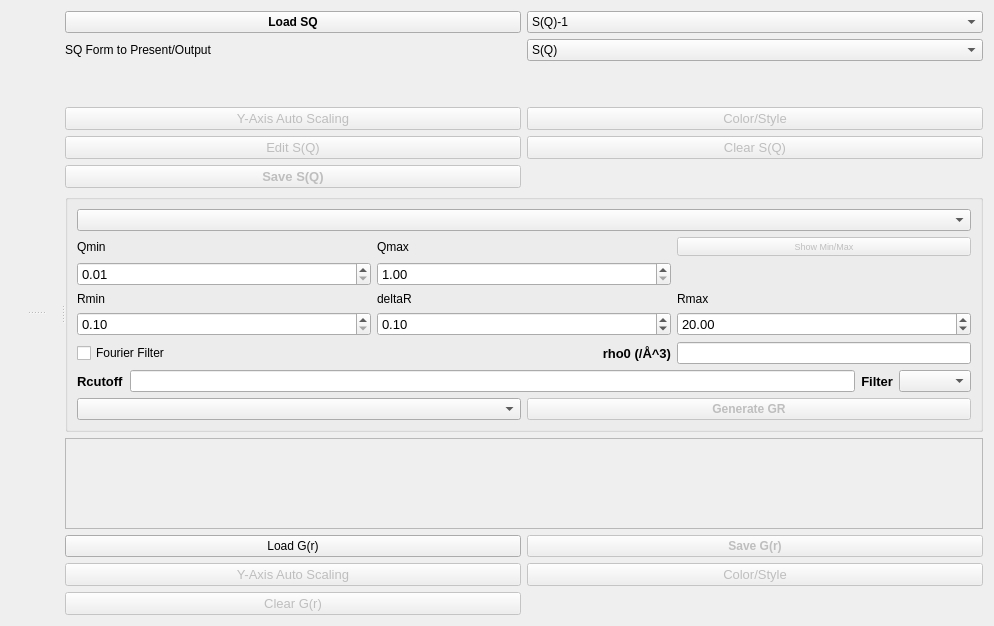
<?xml version="1.0" encoding="UTF-8"?>
<ui version="4.0">
 <class>Form</class>
 <widget class="QWidget" name="Form">
  <property name="geometry">
   <rect>
    <x>0</x>
    <y>0</y>
    <width>994</width>
    <height>622</height>
   </rect>
  </property>
  <property name="windowTitle">
   <string>Form</string>
  </property>
  <layout class="QVBoxLayout" name="verticalLayout_2">
   <item>
    <widget class="QSplitter" name="splitter">
     <property name="sizePolicy">
      <sizepolicy hsizetype="Preferred" vsizetype="Preferred">
       <horstretch>0</horstretch>
       <verstretch>0</verstretch>
      </sizepolicy>
     </property>
     <property name="lineWidth">
      <number>1</number>
     </property>
     <property name="orientation">
      <enum>Qt::Horizontal</enum>
     </property>
     <widget class="QSplitter" name="splitter_4">
      <property name="sizePolicy">
       <sizepolicy hsizetype="Expanding" vsizetype="Expanding">
        <horstretch>0</horstretch>
        <verstretch>0</verstretch>
       </sizepolicy>
      </property>
      <property name="orientation">
       <enum>Qt::Vertical</enum>
      </property>
      <widget class="QFrame" name="frame_graphicsView_sq">
       <property name="sizePolicy">
        <sizepolicy hsizetype="Expanding" vsizetype="Preferred">
         <horstretch>0</horstretch>
         <verstretch>0</verstretch>
        </sizepolicy>
       </property>
       <property name="minimumSize">
        <size>
         <width>50</width>
         <height>300</height>
        </size>
       </property>
      </widget>
      <widget class="QFrame" name="frame_graphicsView_gr">
       <property name="sizePolicy">
        <sizepolicy hsizetype="Expanding" vsizetype="Preferred">
         <horstretch>0</horstretch>
         <verstretch>0</verstretch>
        </sizepolicy>
       </property>
       <property name="minimumSize">
        <size>
         <width>50</width>
         <height>300</height>
        </size>
       </property>
      </widget>
     </widget>
     <widget class="QWidget" name="layoutWidget">
      <layout class="QVBoxLayout" name="verticalLayout_42">
       <item>
        <layout class="QGridLayout" name="gridLayout_18">
         <item row="6" column="1">
          <widget class="QPushButton" name="pushButton_clearSofQ">
           <property name="enabled">
            <bool>false</bool>
           </property>
           <property name="font">
            <font>
             <pointsize>10</pointsize>
            </font>
           </property>
           <property name="toolTip">
            <string>&lt;html&gt;&lt;head/&gt;&lt;body&gt;&lt;p&gt;Clear S(Q) Canvas&lt;/p&gt;&lt;/body&gt;&lt;/html&gt;</string>
           </property>
           <property name="text">
            <string>Clear S(Q)</string>
           </property>
          </widget>
         </item>
         <item row="1" column="0">
          <widget class="QPushButton" name="pushButton_loadSQ">
           <property name="sizePolicy">
            <sizepolicy hsizetype="Preferred" vsizetype="Fixed">
             <horstretch>0</horstretch>
             <verstretch>0</verstretch>
            </sizepolicy>
           </property>
           <property name="font">
            <font>
             <weight>75</weight>
             <bold>true</bold>
            </font>
           </property>
           <property name="toolTip">
            <string>&lt;html&gt;&lt;head/&gt;&lt;body&gt;&lt;p&gt;Load S(Q) from the reduction tab. Plot S(Q), S(Q)-1 or Q[S(Q)-1] according to the selected radio buttons below.&lt;/p&gt;&lt;p&gt;&lt;span style=&quot; font-weight:600;&quot;&gt;Use regular file loader at this phase.&lt;/span&gt;&lt;/p&gt;&lt;p&gt;Duplicate the function in FastGR/scripts/fastgr&lt;/p&gt;&lt;p&gt;149     def read_SQ_file(self):&lt;/p&gt;&lt;p&gt;&lt;br/&gt;&lt;/p&gt;&lt;/body&gt;&lt;/html&gt;</string>
           </property>
           <property name="text">
            <string>Load SQ</string>
           </property>
          </widget>
         </item>
         <item row="3" column="1">
          <spacer name="verticalSpacer_3">
           <property name="orientation">
            <enum>Qt::Vertical</enum>
           </property>
           <property name="sizeHint" stdset="0">
            <size>
             <width>20</width>
             <height>40</height>
            </size>
           </property>
          </spacer>
         </item>
         <item row="5" column="1">
          <widget class="QPushButton" name="pushButton_sqColorStyle">
           <property name="enabled">
            <bool>false</bool>
           </property>
           <property name="font">
            <font>
             <pointsize>10</pointsize>
            </font>
           </property>
           <property name="toolTip">
            <string>&lt;html&gt;&lt;head/&gt;&lt;body&gt;&lt;p&gt;Change line's color/style&lt;/p&gt;&lt;/body&gt;&lt;/html&gt;</string>
           </property>
           <property name="text">
            <string>Color/Style</string>
           </property>
          </widget>
         </item>
         <item row="5" column="0">
          <widget class="QPushButton" name="pushButton_rescaleSq">
           <property name="enabled">
            <bool>false</bool>
           </property>
           <property name="font">
            <font>
             <pointsize>10</pointsize>
            </font>
           </property>
           <property name="toolTip">
            <string/>
           </property>
           <property name="whatsThis">
            <string/>
           </property>
           <property name="text">
            <string>Y-Axis Auto Scaling</string>
           </property>
          </widget>
         </item>
         <item row="1" column="1">
          <widget class="QComboBox" name="comboBox_SofQType">
           <item>
            <property name="text">
             <string>S(Q)-1</string>
            </property>
           </item>
           <item>
            <property name="text">
             <string>S(Q)</string>
            </property>
           </item>
           <item>
            <property name="text">
             <string>Q[S(Q)-1]</string>
            </property>
           </item>
          </widget>
         </item>
         <item row="2" column="0">
          <widget class="QLabel" name="labelConvertSofQ">
           <property name="text">
               <string>SQ Form to Present/Output</string>
           </property>
          </widget>
         </item>
         <item row="2" column="1">
          <widget class="QComboBox" name="comboBox_inSofQType">
           <item>
            <property name="text">
             <string>S(Q)</string>
            </property>
           </item>
           <item>
            <property name="text">
             <string>S(Q)-1</string>
            </property>
           </item>
           <item>
            <property name="text">
             <string>Q[S(Q)-1]</string>
            </property>
           </item>
          </widget>
         </item>
         <item row="6" column="0">
          <widget class="QPushButton" name="pushButton_editSofQ">
           <property name="enabled">
            <bool>false</bool>
           </property>
           <property name="font">
            <font>
             <pointsize>10</pointsize>
            </font>
           </property>
           <property name="text">
            <string>Edit S(Q)</string>
           </property>
          </widget>
         </item>
         <item row="7" column="0">
          <widget class="QPushButton" name="pushButton_saveSQ">
           <property name="enabled">
            <bool>false</bool>
           </property>
           <property name="font">
            <font>
             <pointsize>10</pointsize>
             <weight>75</weight>
             <bold>true</bold>
            </font>
           </property>
           <property name="text">
            <string>Save S(Q)</string>
           </property>
          </widget>
         </item>
        </layout>
       </item>
       <item>
        <widget class="QGroupBox" name="groupBox">
         <property name="title">
          <string/>
         </property>
         <layout class="QVBoxLayout" name="verticalLayout">
          <item>
           <widget class="QComboBox" name="comboBox_SofQ"/>
          </item>
          <item>
           <layout class="QGridLayout" name="gridLayout_4">
            <item row="0" column="0">
             <widget class="QLabel" name="labelQmin">
              <property name="text">
               <string>Qmin</string>
              </property>
             </widget>
            </item>
            <item row="0" column="2">
             <widget class="QPushButton" name="pushButton_showQMinMax">
              <property name="enabled">
               <bool>false</bool>
              </property>
              <property name="font">
               <font>
                <pointsize>7</pointsize>
               </font>
              </property>
              <property name="toolTip">
               <string>&lt;html&gt;&lt;head/&gt;&lt;body&gt;&lt;p&gt;Show or hide the vertical indicators for Qmin and Qmax&lt;/p&gt;&lt;/body&gt;&lt;/html&gt;</string>
              </property>
              <property name="text">
               <string>Show Min/Max</string>
              </property>
             </widget>
            </item>
            <item row="0" column="1">
             <widget class="QLabel" name="labelQmax">
              <property name="text">
               <string>Qmax</string>
              </property>
             </widget>
            </item>
            <item row="1" column="0">
             <widget class="QDoubleSpinBox" name="doubleSpinBoxQmin">
              <property name="font">
               <font>
                <pointsize>10</pointsize>
               </font>
              </property>
              <property name="minimum">
               <double>0.010000000000000</double>
              </property>
              <property name="maximum">
               <double>10.000000000000000</double>
              </property>
              <property name="singleStep">
               <double>0.010000000000000</double>
              </property>
             </widget>
            </item>
            <item row="1" column="1">
             <widget class="QDoubleSpinBox" name="doubleSpinBoxQmax">
              <property name="font">
               <font>
                <pointsize>10</pointsize>
               </font>
              </property>
              <property name="minimum">
               <double>1.000000000000000</double>
              </property>
              <property name="maximum">
               <double>1000.000000000000000</double>
              </property>
              <property name="singleStep">
               <double>0.500000000000000</double>
              </property>
             </widget>
            </item>
           </layout>
          </item>
          <item>
           <layout class="QGridLayout" name="gridLayout_5">
            <item row="0" column="1">
             <widget class="QLabel" name="labeldelR">
              <property name="text">
               <string>deltaR</string>
              </property>
             </widget>
            </item>
            <item row="0" column="2">
             <widget class="QLabel" name="labelRmax">
              <property name="text">
               <string>Rmax</string>
              </property>
             </widget>
            </item>
            <item row="0" column="0">
             <widget class="QLabel" name="labelRmin">
              <property name="text">
               <string>Rmin</string>
              </property>
             </widget>
            </item>
            <item row="1" column="0">
             <widget class="QDoubleSpinBox" name="doubleSpinBoxRmin">
              <property name="font">
               <font>
                <pointsize>10</pointsize>
               </font>
              </property>
              <property name="minimum">
               <double>0.100000000000000</double>
              </property>
              <property name="maximum">
               <double>4.000000000000000</double>
              </property>
              <property name="singleStep">
               <double>0.100000000000000</double>
              </property>
             </widget>
            </item>
            <item row="1" column="1">
             <widget class="QDoubleSpinBox" name="doubleSpinBoxDelR">
              <property name="font">
               <font>
                <pointsize>10</pointsize>
               </font>
              </property>
              <property name="minimum">
               <double>0.010000000000000</double>
              </property>
              <property name="maximum">
               <double>1.000000000000000</double>
              </property>
              <property name="singleStep">
               <double>0.010000000000000</double>
              </property>
              <property name="value">
               <double>0.100000000000000</double>
              </property>
             </widget>
            </item>
            <item row="1" column="2">
             <widget class="QDoubleSpinBox" name="doubleSpinBoxRmax">
              <property name="font">
               <font>
                <pointsize>10</pointsize>
               </font>
              </property>
              <property name="minimum">
               <double>5.000000000000000</double>
              </property>
              <property name="maximum">
               <double>1000.000000000000000</double>
              </property>
              <property name="value">
               <double>20.000000000000000</double>
              </property>
             </widget>
            </item>
           </layout>
          </item>
          <item>
           <layout class="QGridLayout" name="gridLayout_2">
            <item row="1" column="0">
             <widget class="QCheckBox" name="ff_check">
              <property name="enabled">
               <bool>true</bool>
              </property>
              <property name="text">
               <string>Fourier Filter</string>
              </property>
             </widget>
            </item>
            <item row="1" column="3">
             <widget class="QLineEdit" name="lineEdit_rho">
              <property name="sizePolicy">
               <sizepolicy hsizetype="Ignored" vsizetype="Fixed">
                <horstretch>0</horstretch>
                <verstretch>0</verstretch>
               </sizepolicy>
              </property>
             </widget>
            </item>
            <item row="1" column="2">
             <layout class="QHBoxLayout" name="horizontalLayout_18">
              <item>
               <widget class="QLabel" name="label_4">
                <property name="font">
                 <font>
                  <pointsize>10</pointsize>
                  <weight>75</weight>
                  <bold>true</bold>
                 </font>
                </property>
                <property name="layoutDirection">
                 <enum>Qt::LeftToRight</enum>
                </property>
                <property name="text">
                <string>rho0 (/Å^3)</string>
                </property>
                <property name="alignment">
                 <set>Qt::AlignRight|Qt::AlignTrailing|Qt::AlignVCenter</set>
                </property>
               </widget>
              </item>
             </layout>
            </item>
           </layout>
          </item>
          <item>
           <layout class="QGridLayout" name="gridLayout_2_1">
            <item row="1" column="3">
             <widget class="QComboBox" name="comboBox_pdfCorrection"/>
            </item>
            <item row="1" column="0">
             <widget class="QLabel" name="label_filter">
              <property name="font">
               <font>
                <pointsize>10</pointsize>
                <weight>75</weight>
                <bold>true</bold>
               </font>
              </property>
              <property name="text">
               <string>Rcutoff</string>
              </property>
              <property name="alignment">
               <set>Qt::AlignLeft|Qt::AlignVCenter</set>
              </property>
             </widget>
            </item>
            <item row="1" column="1">
             <widget class="QLineEdit" name="lineEdit_rcutoff">
              <property name="sizePolicy">
               <sizepolicy hsizetype="Ignored" vsizetype="Fixed">
                <horstretch>1</horstretch>
                <verstretch>0</verstretch>
               </sizepolicy>
              </property>
             </widget>
            </item>
            <item row="1" column="2">
             <widget class="QLabel" name="label_filter">
              <property name="font">
               <font>
                <pointsize>10</pointsize>
                <weight>75</weight>
                <bold>true</bold>
               </font>
              </property>
              <property name="text">
               <string>Filter</string>
              </property>
              <property name="alignment">
               <set>Qt::AlignRight|Qt::AlignTrailing|Qt::AlignVCenter</set>
              </property>
             </widget>
            </item>
           </layout>
          </item>
          <item>
           <layout class="QHBoxLayout" name="horizontalLayout">
            <item>
             <widget class="QComboBox" name="comboBox_pdfType">
              <property name="toolTip">
               <string>&lt;html&gt;&lt;head/&gt;&lt;body&gt;&lt;p&gt;PDF Type&lt;/p&gt;&lt;/body&gt;&lt;/html&gt;</string>
              </property>
             </widget>
            </item>
            <item>
             <widget class="QPushButton" name="pushButton_generateGR">
              <property name="enabled">
               <bool>false</bool>
              </property>
              <property name="font">
               <font>
                <weight>75</weight>
                <bold>true</bold>
               </font>
              </property>
              <property name="text">
               <string>Generate GR</string>
              </property>
             </widget>
            </item>
           </layout>
          </item>
         </layout>
        </widget>
       </item>
       <item>
        <widget class="QFrame" name="frame_treeWidget_grWsList">
         <property name="sizePolicy">
          <sizepolicy hsizetype="Preferred" vsizetype="Expanding">
           <horstretch>0</horstretch>
           <verstretch>0</verstretch>
          </sizepolicy>
         </property>
         <property name="frameShape">
          <enum>QFrame::StyledPanel</enum>
         </property>
         <property name="frameShadow">
          <enum>QFrame::Raised</enum>
         </property>
        </widget>
       </item>
       <item>
        <layout class="QGridLayout" name="gridLayout_3">
         <item row="0" column="0">
          <widget class="QPushButton" name="pushButton_loadGofR">
           <property name="text">
            <string>Load G(r)</string>
           </property>
          </widget>
         </item>
         <item row="0" column="1">
          <widget class="QPushButton" name="pushButton_saveGR">
           <property name="enabled">
            <bool>false</bool>
           </property>
           <property name="font">
            <font>
             <weight>75</weight>
             <bold>true</bold>
            </font>
           </property>
           <property name="text">
            <string>Save G(r)</string>
           </property>
          </widget>
         </item>
         <item row="2" column="0">
          <widget class="QPushButton" name="pushButton_clearGrCanvas">
           <property name="enabled">
            <bool>false</bool>
           </property>
           <property name="font">
            <font>
             <pointsize>10</pointsize>
            </font>
           </property>
           <property name="text">
            <string>Clear G(r)</string>
           </property>
          </widget>
         </item>
         <item row="1" column="0">
          <widget class="QPushButton" name="pushButton_rescaleGr">
           <property name="enabled">
            <bool>false</bool>
           </property>
           <property name="font">
            <font>
             <pointsize>10</pointsize>
            </font>
           </property>
           <property name="text">
            <string>Y-Axis Auto Scaling</string>
           </property>
          </widget>
         </item>
         <item row="1" column="1">
          <widget class="QPushButton" name="pushButton_grColorStyle">
           <property name="enabled">
            <bool>false</bool>
           </property>
           <property name="font">
            <font>
             <pointsize>10</pointsize>
            </font>
           </property>
           <property name="text">
            <string>Color/Style</string>
           </property>
          </widget>
         </item>
        </layout>
       </item>
      </layout>
     </widget>
    </widget>
   </item>
  </layout>
 </widget>
 <resources/>
 <connections/>
</ui>
